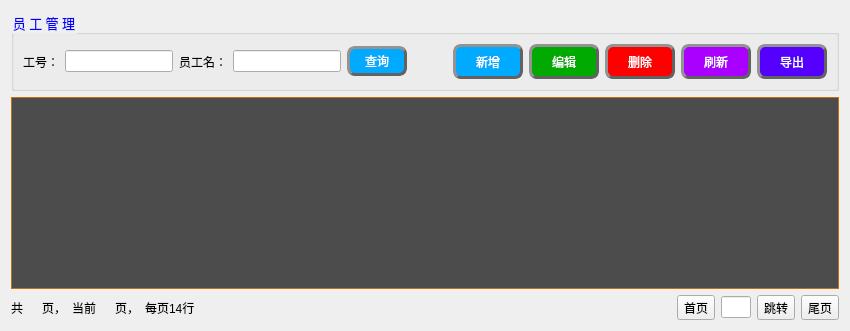
     <widget class="QWidget" name="tab_6">
      <attribute name="title">
       <string/>
      </attribute>
      <layout class="QGridLayout" name="gridLayout_8">
       <item row="0" column="0" rowspan="2">
        <widget class="QGroupBox" name="groupBox_9">
         <property name="font">
          <font>
           <family>微软雅黑</family>
           <pointsize>10</pointsize>
           <weight>9</weight>
           <italic>false</italic>
           <bold>false</bold>
          </font>
         </property>
         <property name="whatsThis">
          <string>&lt;html&gt;&lt;head/&gt;&lt;body&gt;&lt;p&gt;&lt;br/&gt;&lt;/p&gt;&lt;/body&gt;&lt;/html&gt;</string>
         </property>
         <property name="autoFillBackground">
          <bool>false</bool>
         </property>
         <property name="styleSheet">
          <string notr="true">QGroupBox::title{
color: rgb(0, 0, 255)
}
</string>
         </property>
         <property name="title">
          <string>员 工 管 理</string>
         </property>
         <property name="flat">
          <bool>false</bool>
         </property>
         <property name="checkable">
          <bool>false</bool>
         </property>
         <property name="checked">
          <bool>false</bool>
         </property>
         <layout class="QGridLayout" name="gridLayout_17">
          <item row="0" column="0">
           <layout class="QHBoxLayout" name="horizontalLayout_4">
            <item>
             <widget class="QLabel" name="label_2">
              <property name="text">
               <string>工号：</string>
              </property>
             </widget>
            </item>
            <item>
             <widget class="QLineEdit" name="lineEdit_2"/>
            </item>
            <item>
             <widget class="QLabel" name="label_13">
              <property name="text">
               <string>员工名：</string>
              </property>
             </widget>
            </item>
            <item>
             <widget class="QLineEdit" name="lineEdit_13"/>
            </item>
            <item>
             <widget class="QPushButton" name="pushButton_55">
              <property name="minimumSize">
               <size>
                <width>60</width>
                <height>30</height>
               </size>
              </property>
              <property name="styleSheet">
               <string notr="true">QPushButton{
font: 75 10pt &quot;微软雅黑&quot;;
color:rgb(255, 255, 255);
background-color: rgb(0, 170, 255);
border-radius: 8px;
border: 3px groove rgb(98, 98, 98);
border-style: outset;
}
QPushButton:pressed{
border-style: inset;
}
QPushButton:hover{
background-color:rgb(255, 170, 0);
}

</string>
              </property>
              <property name="text">
               <string>查询</string>
              </property>
              <property name="icon">
               <iconset>
                <activeon>:/qt 图标/更新图标/filer.png</activeon>
               </iconset>
              </property>
             </widget>
            </item>
            <item>
             <spacer name="horizontalSpacer_11">
              <property name="orientation">
               <enum>Qt::Horizontal</enum>
              </property>
              <property name="sizeHint" stdset="0">
               <size>
                <width>40</width>
                <height>20</height>
               </size>
              </property>
             </spacer>
            </item>
            <item>
             <widget class="QPushButton" name="pushButton_54">
              <property name="minimumSize">
               <size>
                <width>70</width>
                <height>35</height>
               </size>
              </property>
              <property name="styleSheet">
               <string notr="true">QPushButton{
font: 75 12pt &quot;微软雅黑&quot;;
color:rgb(255, 255, 255);
background-color: rgb(0, 170, 255);
border-radius: 8px;
border: 3px groove rgb(98, 98, 98);
border-style: outset;
}
QPushButton:pressed{
border-style: inset;
}
QPushButton:hover{
background-color:rgb(255, 170, 0);
}

</string>
              </property>
              <property name="text">
               <string>新增</string>
              </property>
              <property name="icon">
               <iconset>
                <activeon>:/qt 图标/add1.ico</activeon>
               </iconset>
              </property>
             </widget>
            </item>
            <item>
             <widget class="QPushButton" name="pushButton_53">
              <property name="minimumSize">
               <size>
                <width>70</width>
                <height>35</height>
               </size>
              </property>
              <property name="styleSheet">
               <string notr="true">QPushButton{
font: 75 12pt &quot;微软雅黑&quot;;
color:rgb(255, 255, 255);
background-color: rgb(0, 170, 0);
border-radius: 8px;
border: 3px groove rgb(98, 98, 98);
border-style: outset;
}
QPushButton:pressed{
border-style: inset;
}
QPushButton:hover{
background-color:rgb(255, 170, 0);
}

</string>
              </property>
              <property name="text">
               <string>编辑</string>
              </property>
              <property name="icon">
               <iconset>
                <activeon>:/qt 图标/compose.png</activeon>
               </iconset>
              </property>
             </widget>
            </item>
            <item>
             <widget class="QPushButton" name="pushButton_52">
              <property name="minimumSize">
               <size>
                <width>70</width>
                <height>35</height>
               </size>
              </property>
              <property name="styleSheet">
               <string notr="true">QPushButton{
font: 75 12pt &quot;微软雅黑&quot;;
color:rgb(255, 255, 255);
background-color:rgb(255, 0, 0);
border-radius: 8px;
border: 3px groove rgb(98, 98, 98);
border-style: outset;
}
QPushButton:pressed{
border-style: inset;
}
QPushButton:hover{
background-color:rgb(255, 170, 0);
}

</string>
              </property>
              <property name="text">
               <string>删除</string>
              </property>
              <property name="icon">
               <iconset>
                <activeon>:/qt 图标/yellow-24.png</activeon>
               </iconset>
              </property>
             </widget>
            </item>
            <item>
             <widget class="QPushButton" name="pushButton_50">
              <property name="minimumSize">
               <size>
                <width>70</width>
                <height>35</height>
               </size>
              </property>
              <property name="styleSheet">
               <string notr="true">QPushButton{
font: 75 12pt &quot;微软雅黑&quot;;
color:rgb(255, 255, 255);
background-color:rgb(170, 0, 255);
border-radius: 8px;
border: 3px groove rgb(98, 98, 98);
border-style: outset;
}
QPushButton:pressed{
border-style: inset;
}
QPushButton:hover{
background-color:rgb(255, 170, 0);
}

</string>
              </property>
              <property name="text">
               <string>刷新</string>
              </property>
              <property name="icon">
               <iconset>
                <activeon>:/qt 图标/更新图标/refresh.ico</activeon>
               </iconset>
              </property>
             </widget>
            </item>
            <item>
             <widget class="QPushButton" name="pushButton_51">
              <property name="minimumSize">
               <size>
                <width>70</width>
                <height>35</height>
               </size>
              </property>
              <property name="styleSheet">
               <string notr="true">QPushButton{
font: 75 12pt &quot;微软雅黑&quot;;
color:rgb(255, 255, 255);
background-color:rgb(85, 0, 255);
border-radius: 8px;
border: 3px groove rgb(98, 98, 98);
border-style: outset;
}
QPushButton:pressed{
border-style: inset;
}
QPushButton:hover{
background-color:rgb(255, 170, 0);
}

</string>
              </property>
              <property name="text">
               <string>导出</string>
              </property>
              <property name="icon">
               <iconset>
                <activeon>:/qt 图标/更新图标/export.ico</activeon>
               </iconset>
              </property>
             </widget>
            </item>
           </layout>
          </item>
         </layout>
        </widget>
       </item>
       <item row="2" column="0">
        <widget class="QTableView" name="tableView_8">
         <property name="layoutDirection">
          <enum>Qt::LeftToRight</enum>
         </property>
         <property name="styleSheet">
          <string notr="true">QHeaderView::section{  
    background: rgb(76, 76, 76);
    color: rgb(240, 240, 240);  
    padding-left: 4px;  
    border: 1px solid #C07010;  
    min-height: 30px;  
}  /*表头*/
QTableView{  
    color: rgb(0, 0, 0);  
    border: 1px solid #C07010;          /*边框颜色*/  
    gridline-color:#C07010;             /*grid线颜色*/  
    background-color: rgb(76, 76, 76); 
    alternate-background-color: rgb(200, 200, 200); /*行交替颜色*/  
    selection-background-color: rgb(130, 190, 100); /*选中行背景颜色*/  
}  
  
QTableView::item:!alternate:!selected{  
    background-color: rgb(220, 220, 220);    /*交替行的另一颜色*/  
}  
</string>
         </property>
         <property name="textElideMode">
          <enum>Qt::ElideMiddle</enum>
         </property>
         <property name="gridStyle">
          <enum>Qt::SolidLine</enum>
         </property>
        </widget>
       </item>
       <item row="3" column="0">
        <layout class="QHBoxLayout" name="horizontalLayout_26">
         <item>
          <widget class="QLabel" name="label_21">
           <property name="text">
            <string>共</string>
           </property>
          </widget>
         </item>
         <item>
          <widget class="QLabel" name="label_22">
           <property name="text">
            <string/>
           </property>
          </widget>
         </item>
         <item>
          <widget class="QLabel" name="label_18">
           <property name="text">
            <string>页，</string>
           </property>
          </widget>
         </item>
         <item>
          <widget class="QLabel" name="label_20">
           <property name="text">
            <string>当前</string>
           </property>
          </widget>
         </item>
         <item>
          <widget class="QLabel" name="label_23">
           <property name="text">
            <string/>
           </property>
          </widget>
         </item>
         <item>
          <widget class="QLabel" name="label_24">
           <property name="text">
            <string>页，</string>
           </property>
          </widget>
         </item>
         <item>
          <widget class="QLabel" name="label_19">
           <property name="text">
            <string>每页14行</string>
           </property>
          </widget>
         </item>
         <item>
          <spacer name="horizontalSpacer_14">
           <property name="orientation">
            <enum>Qt::Horizontal</enum>
           </property>
           <property name="sizeHint" stdset="0">
            <size>
             <width>40</width>
             <height>20</height>
            </size>
           </property>
          </spacer>
         </item>
         <item>
          <widget class="QToolButton" name="toolButton">
           <property name="text">
            <string>首页</string>
           </property>
          </widget>
         </item>
         <item>
          <widget class="QLineEdit" name="lineEdit_18">
           <property name="maximumSize">
            <size>
             <width>30</width>
             <height>16777215</height>
            </size>
           </property>
          </widget>
         </item>
         <item>
          <widget class="QToolButton" name="toolButton_3">
           <property name="text">
            <string>跳转</string>
           </property>
          </widget>
         </item>
         <item>
          <widget class="QToolButton" name="toolButton_2">
           <property name="text">
            <string>尾页</string>
           </property>
          </widget>
         </item>
        </layout>
       </item>
      </layout>
     </widget>
